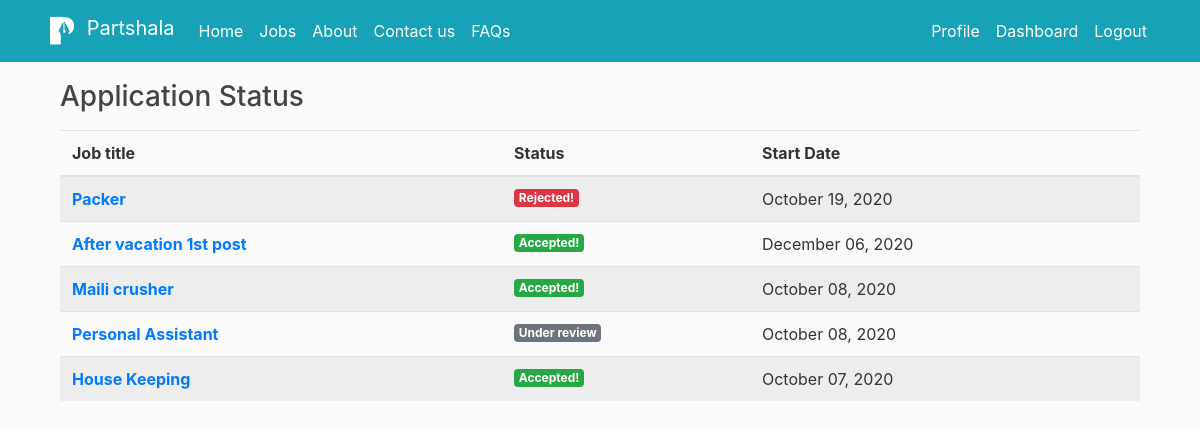
The page /associate-dashboard/ (signed in) on the database as committed earlier.
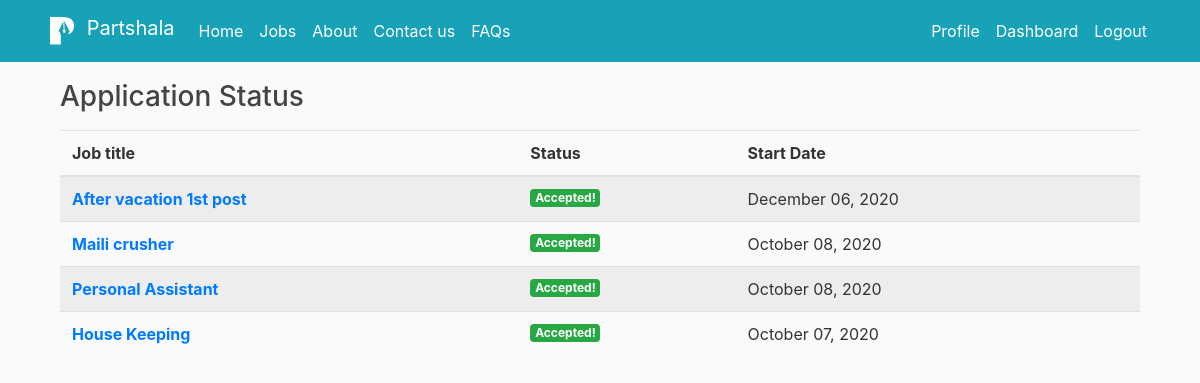
The same page on the database as committed later.
### users/models.py (models this page shows)
class Application(models.Model):
    AssociateRate = (
        ('New','New'),
        ('True','True'),
        ('False','False'),
    )
    FellowRate = (
        ('New','New'),
        ('True','True'),
        ('False','False'),
    )
    associate = models.ForeignKey(User, on_delete=models.CASCADE)
    post = models.ForeignKey(Post, on_delete=models.CASCADE, related_name='applicants')
    id = models.AutoField(primary_key=True)
    created_at = models.DateTimeField(default=timezone.now)
    sent_to_employer = models.BooleanField(default=False)
    rejected = models.BooleanField(default=False)
    is_hired = models.BooleanField(default=False)
    associate_rating = models.PositiveIntegerField(default=1, validators=[MaxValueValidator(5)])
    fellow_rating = models.IntegerField(default=1, validators=[MaxValueValidator(5)])
    associate_comment = models.CharField(default='', max_length=300, blank=True)
    fellow_comment = models.CharField(default='', max_length=300, blank=True)
    associate_is_rated = models.BooleanField(default=False)
    fellow_is_rated = models.BooleanField(default=False)
    associate_rating_status = models.CharField(choices=AssociateRate, max_length=5, default='New')
    fellow_rating_status = models.CharField(choices=FellowRate, max_length=5, default='New')
    fellows_complaint_subject = models.CharField(default='', max_length=100, blank=True)
    fellows_complaint = models.CharField(default='', max_length=300, blank=True)
    fellow_complained = models.BooleanField(default=False)
    fellows_complaint_resolved = models.BooleanField(default=False)
    fellows_complaint_updating = models.BooleanField(default=False)
    associates_complaint_subject = models.CharField(default='', max_length=100, blank=True)
    associates_complaint = models.CharField(default='', max_length=300, blank=True)
    associate_complained = models.BooleanField(default=False)
    associates_complaint_resolved = models.BooleanField(default=False)
    associates_complaint_updating = models.BooleanField(default=False)
    recall = models.BooleanField(default=False)
    note_by_partshala = models.TextField(default='')
    class Meta:
        unique_together = ['associate', 'post']

### blog/models.py (models this page shows, shortened)
class Post(models.Model):
    job_title = models.CharField(max_length=100)
    job_description = models.TextField()
    skills_reqd = models.TextField(default='Skills expected')
    post_date = models.DateField(default=timezone.now)
    start_date = models.DateField("Start date: (yyyy-mm-dd)", auto_now_add=False, auto_now=False, blank=False,default=timezone.now)
    end_date = models.DateField("End date: (yyyy-mm-dd)", auto_now_add=False, auto_now=False, blank=False,default=timezone.now)
    start_time = models.TimeField("Start time: (HH:MM)", blank=False, null=True)
    end_time = models.TimeField("End time: (HH:MM)", blank=False, null=True)
    fellow = models.ForeignKey(User, on_delete=models.CASCADE)
    city = models.CharField(max_length=15, default='')
    vacancy = models.PositiveIntegerField(default=1, validators=[MaxValueValidator(50)])
    address = models.TextField(default='Reporting Address')
    stipend = models.IntegerField(default=0, blank=True)
    filled = models.BooleanField(default=False)
    is_verified = models.BooleanField(default=False)
    is_rejected = models.BooleanField(default=False)
    rejection_note = models.TextField(default='Resubmit')
    no_of_hirings = models.PositiveIntegerField(default=1, validators=[MaxValueValidator(100)])
    note_by_partshala = models.TextField(default='')
    def get_duration(self):
        duration = (self.end_date - self.start_date).days
        return duration
    duration = property(get_duration)
    def get_total(self):
        total = self.stipend*self.no_of_hirings
        return total
    total = property(get_total)

### users/views.py (the view)
# urls.py: path('associate-dashboard/', user_views.AssociateApplicationListView.as_view(), name='associate_dashboard'),
class AssociateApplicationListView(ListView):
    model = Application
    template_name = 'users/associate_dashboard.html'  # <app>/<model>_<viewtype>.html
    context_object_name = 'applications'
    def dispatch(self, request, *args, **kwargs):
        return super().dispatch(self.request, *args, **kwargs)
    def get_queryset(self):
        return Application.objects.filter(associate=self.request.user).order_by('-created_at')

### users/templates/users/associate_dashboard.html
{% extends "blog/base.html" %}
{% load mathfilters %}
{% block content %}
		<div class="col-lg-12">
            <div class="media">
                <h3 class="mb-3" >Application Status</h3>
            </div>
            <div class="table-responsive">
                <table class="table table-striped table-hover table-client-dashboard">
                    <thead>
                    <tr>
                        <th>Job title</th>
                        <th>Status</th>
                        <th>Start Date</th>
                    </tr>
                    </thead>
                    <tbody>
                    {% for application in applications %}
                        <tr>
                            <th><a href="{% url 'application_detail' application.id %}">{{ application.post.job_title }}</a></th>
                            <td>
                                {% if application.is_hired %}
                                    <span class="badge badge-success"> Accepted! </span>
                                {% elif application.rejected %}
                                    <span class="badge badge-danger"> Rejected!</span>
                                {% else %}
                                    <span class="badge badge-secondary"> Under review</span>
                                {% endif %}
                            </td>
                            <td> {{ application.post.start_date|date:"F d, Y" }} </td>
                        </tr>
                    {% endfor %}
                    </tbody>
                </table>
            </div>
        </div>
{% endblock content %}

Rows that differ between the two databases and show on the page:
removed Application: post.job_title "Packer", is_hired "Rejected!", post.start_date "October 19, 2020"
changed Application "Personal Assistant": is_hired "Under review" → "Accepted!"
